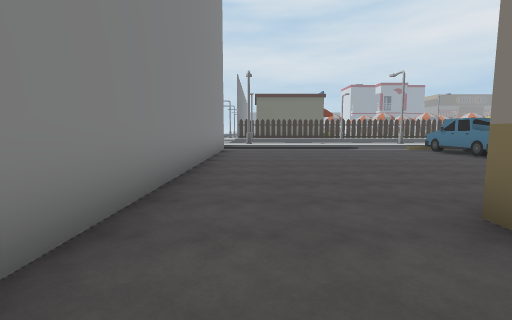
view 1 (above)

22 first-person views from a walk through a 3-D level made in the Unity game engine. The camera is 1.5 m above the floor, tilts 6° down and sees 85° across. The floor is counted in squares, 2 m on a side. Each view is taken from the middle of a square. On the plan, view 1 faces up. The plan holds only what a view shows up to about 10 squares ahead; the rest is blank. The place goes on beyond the plan. The player character is not drawn. Some animated figures are left out.

view 2
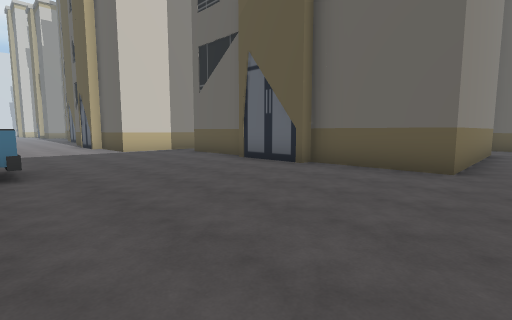

view 3
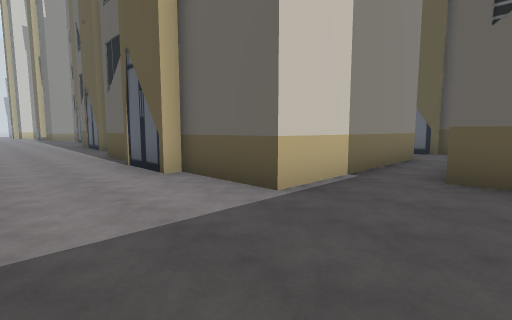

view 4
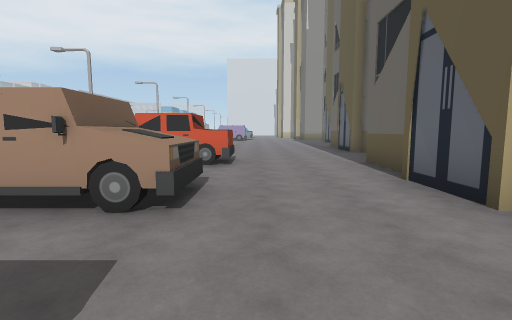

view 5
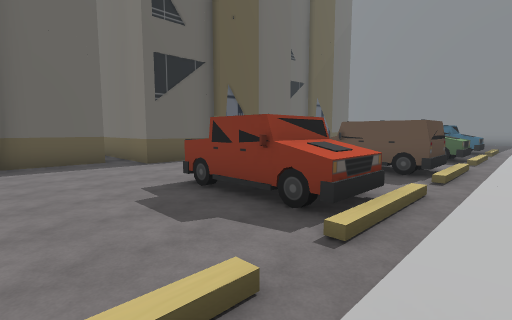

view 6
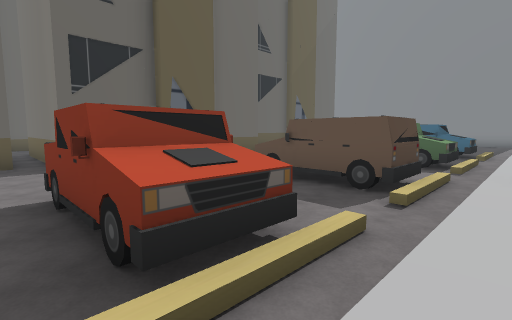

view 7
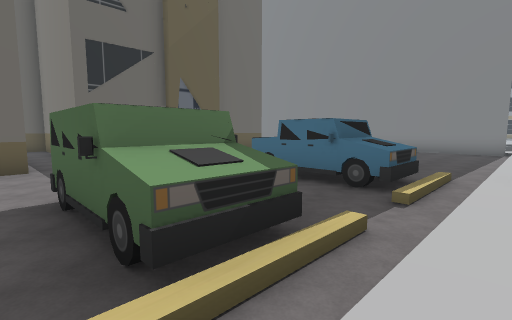

view 8
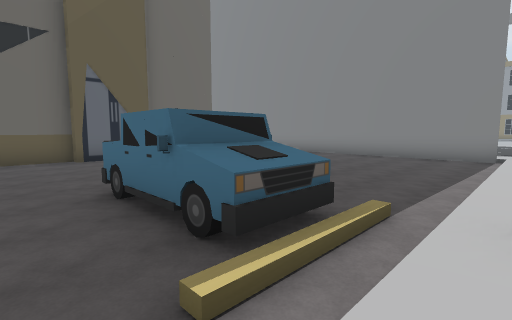

view 9
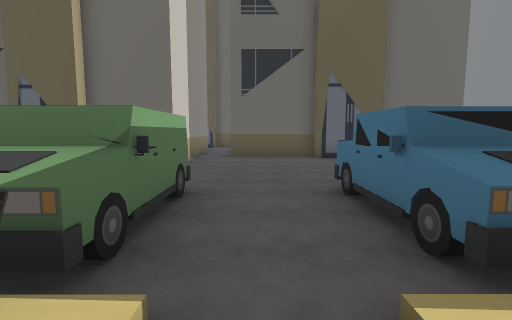

view 10
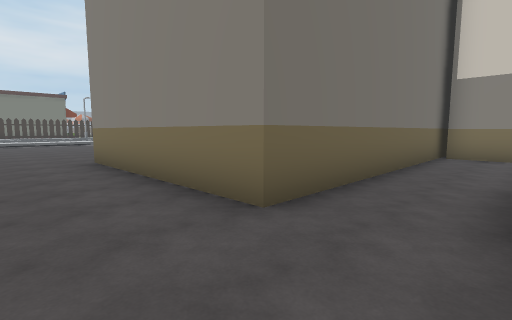

view 11
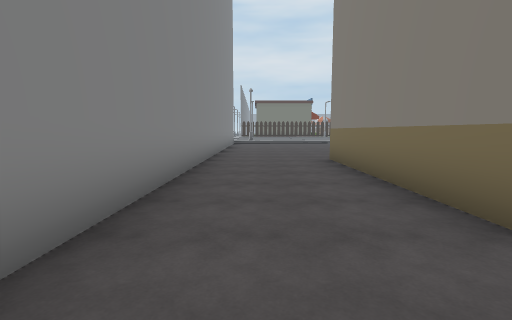

view 12
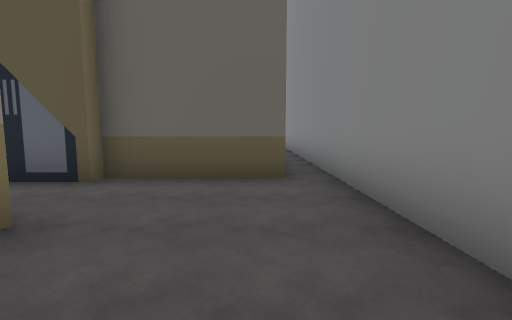

view 13
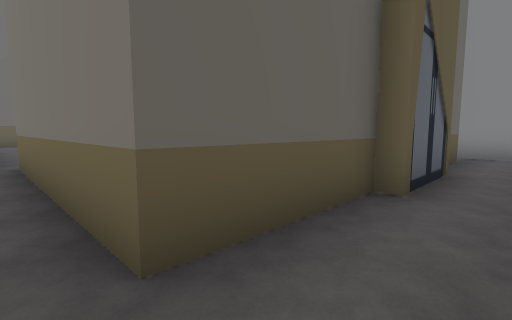

view 14
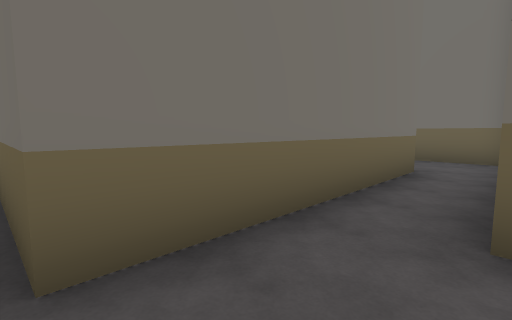

view 15
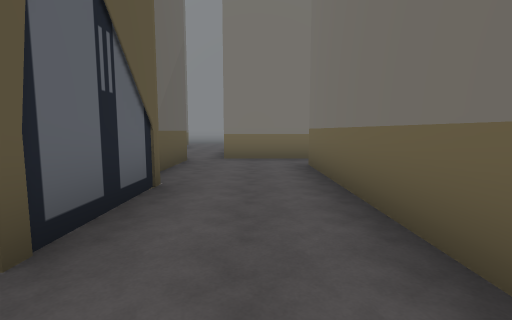

view 16
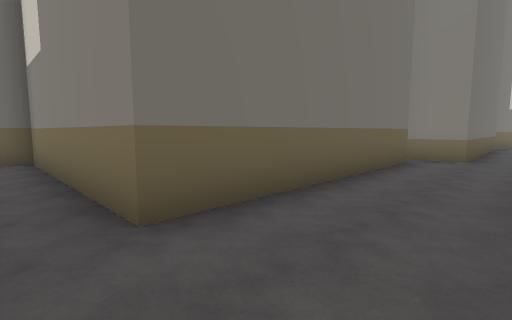

view 17
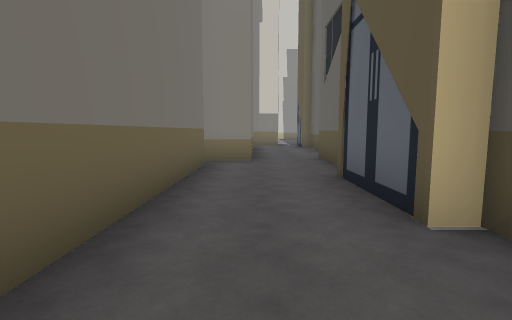

view 18
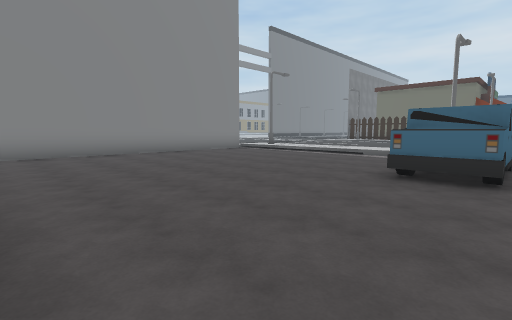

view 19
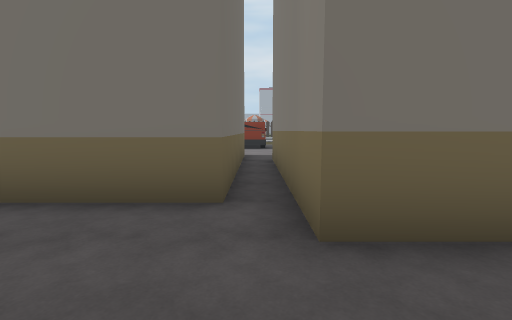

view 20
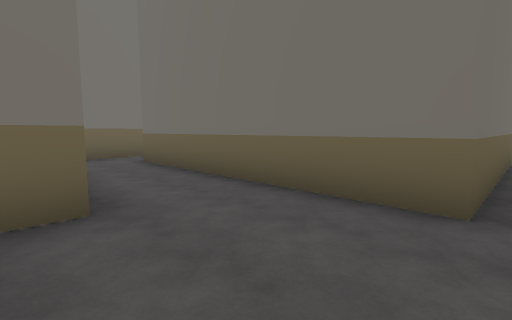

view 21
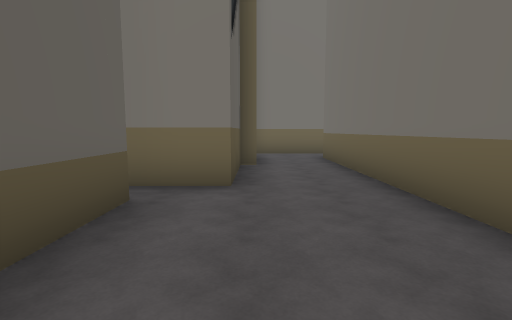

view 22
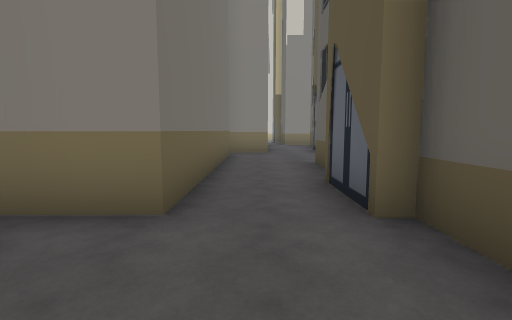

### Floor plan
Key: @ floor where view 1 was taken; # wall or solid block; . main floor; : floor 0.25 m higher than the main floor; / step, stairs or slope; O other object.
Columns run from 1 left of view 1 to 22 right of it. Each row starts with its distance up from view 1.
 12   :::::O:::::: ::::::O:
 11 #......///.//////./////
 10 #.......OO.OO..OO.OO...
  9 #.......O..OO..OO.OO...
  8 #.......O..OO..OO.OO...
  7 #......................
  6 #......................
  5 #......................
  4 #............OOOOOO....
  3 #............O    O.OOOO
  2 #..OOOOOOOOO.O    O.O
  1 #..O       O.O    O.O
  0 #@.O       O.O    O.O
 -1 #..O       O.OOOOOO.O
 -2 #..O       O........OOOO
 -3 #..OOOOOOOO OOO.........
 -4 #.........O    OO...OO..
 -5 #...OO....O     OOOO   O
 -6 #OOO  OOO.O
 -7 #       O.O
 -8 #       O.O
 -9 #       O.OOOOOOOO
-10 #       O........OOOOOOO
-11 #     OOO............
-12       ...OOOOOOOOOO..
-13         .
-14         .

Where each view was taken, in squares from view 1:
view 1: 0 up, 0 right, facing up
view 2: 8 up, 1 right, facing down-right
view 3: 7 up, 9 right, facing down-right
view 4: 7 up, 11 right, facing right
view 5: 12 up, 21 right, facing down-left
view 6: 12 up, 19 right, facing down-left
view 7: 12 up, 12 right, facing down-left
view 8: 12 up, 9 right, facing down-left
view 9: 12 up, 9 right, facing down
view 10: 5 down, 0 right, facing up-right
view 11: 5 down, 0 right, facing up
view 12: 1 down, 0 right, facing down
view 13: 4 down, 8 right, facing down-left
view 14: 11 down, 9 right, facing up-left
view 15: 10 down, 15 right, facing left
view 16: 11 down, 8 right, facing up-right
view 17: 10 down, 9 right, facing right
view 18: 3 up, 8 right, facing up-left
view 19: 4 down, 18 right, facing up
view 20: 4 down, 18 right, facing up-left
view 21: 3 down, 19 right, facing left
view 22: 3 down, 16 right, facing right
